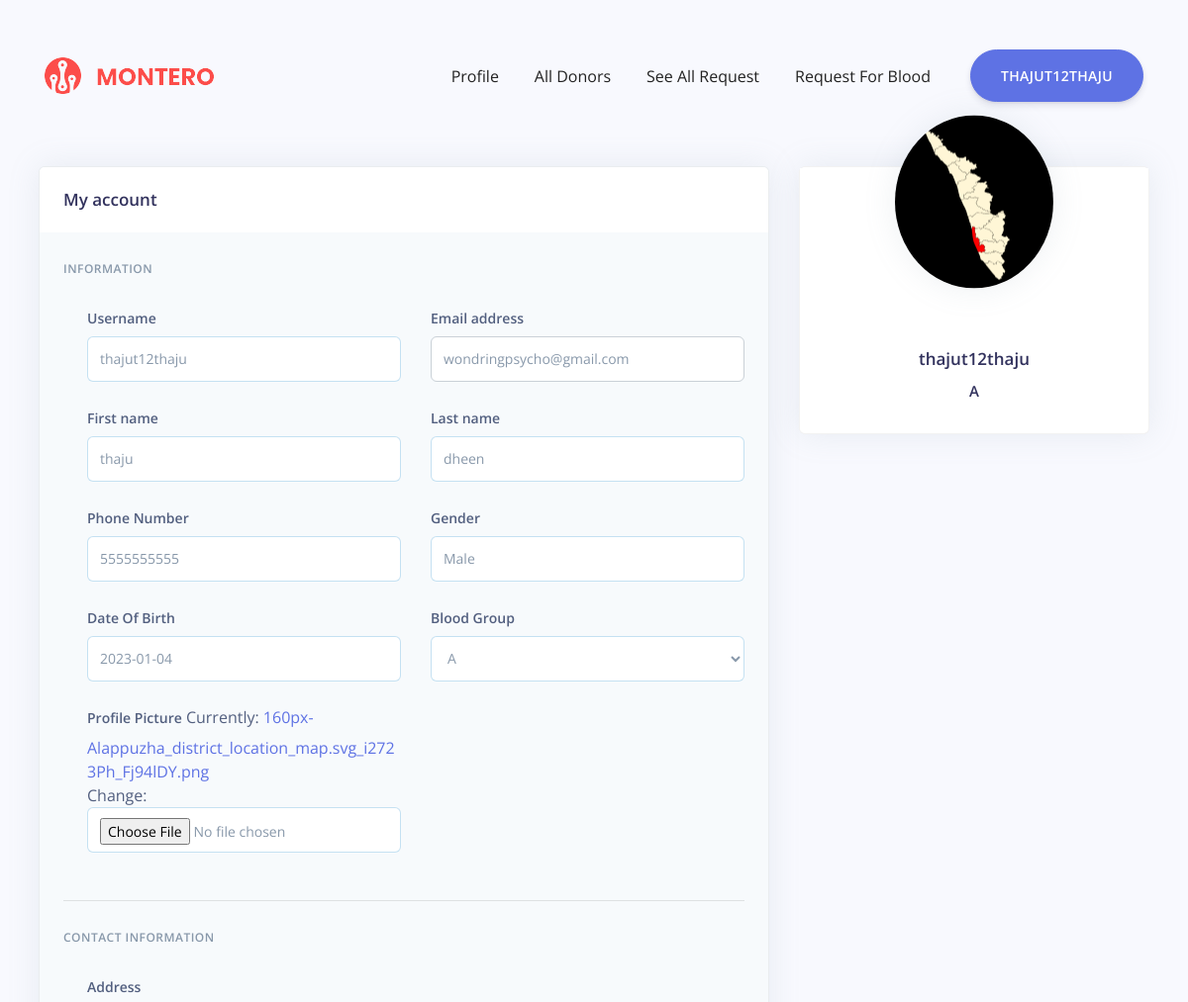
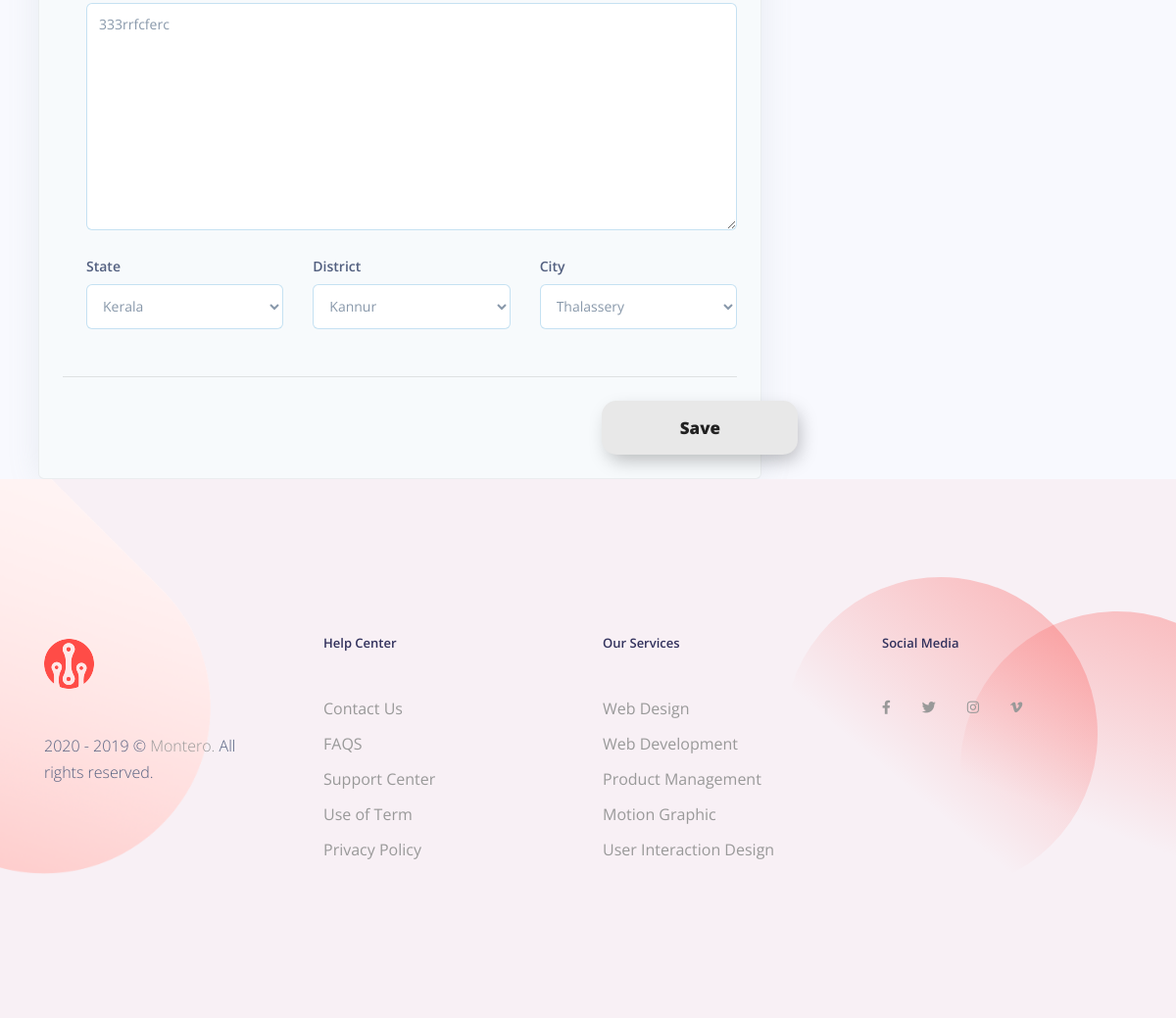
Screenshot of /edit_profile/ (signed in) with the database file from the repository (2 pictures, top to bottom).
### home/models.py (models this page shows, shortened)
class Donor(models.Model):
    donor = models.OneToOneField(User, on_delete=models.CASCADE, blank=True, null=True)
    date_of_birth = models.CharField(max_length=100)
    phone = models.CharField(max_length=10)
    state = models.ForeignKey(State, on_delete=models.SET_NULL, null=True)
    district = models.ForeignKey(District, on_delete=models.SET_NULL, null=True)
    city = models.ForeignKey(City, on_delete=models.SET_NULL, null=True)
    address = models.TextField(max_length=500, default="")
    blood_group = models.ForeignKey(BloodGroup, on_delete=models.CASCADE)
    gender = models.CharField(max_length=10)
    image = models.ImageField(upload_to="")
    ready_to_donate = models.BooleanField(default=True)

class BloodGroup(models.Model):
    name = models.CharField(max_length=5)
    image = models.ImageField(upload_to="")
    def __str__(self):
        return self.name

### home/views.py (the view)
# urls.py: path('edit_profile/', views.edit_profile, name='edit_profile'),
@login_required(login_url = '/login')
def edit_profile(request):
    if request.method == 'POST':
        user_form = UpdateUserForm(request.POST, instance=request.user)
        profile_form = UpdateProfileForm(request.POST, request.FILES, instance=request.user.donor)
        if user_form.is_valid() and profile_form.is_valid():
            user_form.save()
            profile_form.save()
            messages.success(request, 'Your profile is updated successfully')
            return redirect('profile')
    else:
        user_form = UpdateUserForm(instance=request.user)
        profile_form = UpdateProfileForm(instance=request.user.donor)
        donor_profile = Donor.objects.get(donor=request.user)
    return render(request, 'profile-edit.html', {'user_form': user_form, 'profile_form': profile_form,'donor_profile':donor_profile})

### templates/profile-edit.html (shortened to what this page needs)
{% extends 'base.html' %}
{% load static %}
{%block content%}
  {% load widget_tweaks %}
  <body>
    <div class="main-content">
      <div class="header pb-8 pt-5 pt-lg-8 d-flex align-items-center" style="margin-top: 96px;min-height: 600px;  background-size: cover; background-position: center top;">
        <span class="mask bg-gradient-default opacity-8"></span>
      </div>
      <div class="container-fluid mt--7">
        <div class="row">
          <div class="col-xl-4 order-xl-2 mb-5 mb-xl-0">
            <div class="card card-profile shadow">
              <div class="row justify-content-center">
                <div class="col-lg-3 order-lg-2">
                  <div class="card-profile-image">
                    <a href="#">
                      <img src="{{donor_profile.image.url}}" class="rounded-circle">
                    </a>
                  </div>
                </div>
              </div>
              <div class="card-body pt-0 pt-md-4">
                <div class="row">
                  <div class="col">
                    <div class="card-profile-stats d-flex justify-content-center mt-md-5">
                      <div>
                      </div>
                      <div>
                      </div>
                      <div>
                      </div>
                    </div>
                  </div>
                </div>
                <div class="text-center">
                  <h3>
                    {{user}}
                  </h3>
                  <div class="h5 font-weight-300">
                   <h4>{{donor_profile.blood_group}}</h4>
                  </div>
                </div>
              </div>
            </div>
          </div>
          <div class="col-xl-8 order-xl-1">
            <div class="card bg-secondary shadow">
              <div class="card-header bg-white border-0">
                <div class="row align-items-center">
                  <div class="col-8">
                    <h3 class="mb-0">My account</h3>
                  </div>
                  <div class="col-4 text-right">
                  </div>
                </div>
              </div>
              <div class="card-body">
                <form method="post" enctype="multipart/form-data" id="personForm" data-cities-url="{% url 'ajax_load_cities' %}" novalidate>
                  <h6 class="heading-small text-muted mb-4">Information</h6>
                  <div class="pl-lg-4">
                    <div class="row">
                      <div class="col-lg-6">
                        <div class="form-group focused">
                          <label class="form-control-label" for="input-username">Username</label>
                          {% render_field user_form.username class="form-control" placeholder="Username" %}
                                          </div>
                      </div>
                      <div class="col-lg-6">
                        <div class="form-group">
                          <label class="form-control-label" for="input-email">Email address</label>
                          {% render_field user_form.email class="form-control" placeholder="Email" %}
                                            </div>
                      </div>
                    </div>
                    <div class="row">
                      <div class="col-lg-6">
                        <div class="form-group focused">
                          <label class="form-control-label" for="input-first-name">First name</label>
                          {% render_field user_form.first_name class="form-control" placeholder="First Name" %}
                        </div>
                      </div>
                      <div class="col-lg-6">
                        <div class="form-group focused">
                          <label class="form-control-label" for="input-first-name">Last name</label>
                          {% render_field user_form.last_name class="form-control" placeholder="Last Name" %}
                        </div>
                      </div>
                      <div class="col-lg-6">
                        <div class="form-group focused">
                          <label class="form-control-label" for="input-last-name">Phone Number</label>
                          {% render_field profile_form.phone required="required" class="form-control" placeholder="Mobile" %}
                        </div>
                      </div>
                      <div class="col-lg-6">
                          <div class="form-group focused">
                            <label class="form-control-label" for="input-last-name">Gender</label>
                            {% render_field profile_form.gender required="required" class="form-control" placeholder="Profile Picture" %}
                          </div>
                        </div>
                        <div class="col-lg-6">
                          <div class="form-group focused">
                            <label class="form-control-label" for="input-last-name">Date Of Birth</label>
                            {% render_field profile_form.date_of_birth required="required" class="form-control" placeholder="Date of Birth" %}
                          </div>
                        </div>
                        <div class="col-lg-6">
                          <div class="form-group focused">
                            <label class="form-control-label" for="input-last-name">Blood Group</label>
                            {% render_field profile_form.blood_group required="required" class="form-control" placeholder="Blood Group" %}
                          </div>
                        </div>
                        <div class="col-lg-6">
                          <div class="form-group focused">
                            <label class="form-control-label" for="input-last-name">Profile Picture</label>
                            {% render_field profile_form.image required="required" class="form-control" placeholder="Profile Picture" %}
                          </div>
                        </div>
                    </div>
                  </div>
                  <hr class="my-4">
                  <h6 class="heading-small text-muted mb-4">Contact information</h6>
                  <div class="pl-lg-4">
                    <div class="row">
                      <div class="col-md-12">
                        <div class="form-group focused">
                          <label class="form-control-label" for="input-address">Address</label>
                          {% render_field profile_form.address required="required" class="form-control" placeholder="Address" %}
                        </div>
                      </div>
                    </div>
                    <div class="row">
                      <div class="col-lg-4">
                          <div class="form-group focused">
                            <label class="form-control-label" for="input-country">State</label>
                            {% render_field profile_form.state required="required" class="form-control" placeholder="Country" %}
                          </div>
                        </div>
                      <div class="col-lg-4">
                        <div class="form-group focused">
                          <label class="form-control-label" for="input-city">District</label>
                          {% render_field profile_form.district required="required" class="form-control" placeholder="City" %}
                        </div>
                      </div>
                      <div class="col-lg-4">
                          <div class="form-group focused">
                            <label class="form-control-label" for="input-country">City</label>
                            {% render_field profile_form.city required="required" class="form-control" placeholder="Vanue" %}
                          </div>
                        </div>
                    </div>
                  </div>
                  <hr class="my-4">
                  <button type="submit">Save</button>
                </form>
              </div>
            </div>
          </div>
        </div>
      </div>
    </div>
  </body>
{% endblock %}

### templates/base.html (shortened to what this page needs)
<!DOCTYPE html>
{%load static %}
<html lang="en">
<head>
	<link rel="stylesheet" href="https://use.fontawesome.com/releases/v5.8.2/css/all.css">
	<link rel="stylesheet" type="text/css" href="{% static 'css/bootstrap.css' %}">
	<link rel="stylesheet" type="text/css" href="{% static 'css/fancybox.css' %}">
	<link rel="stylesheet" type="text/css" href="{% static 'style.css' %}">
</head>
<body>
	<div class="pageWrapper">
		<header class="pageHeader">
			<div class="container position-relative">
				<div class="row align-items-center">
					<div class="col-6 col-sm-4 col-lg-3">
						<div class="logo">
							<a href="/">
								<img src="{% static 'images/logo.png' %}" alt="Montero" class="img-fluid">
							</a>
						</div>
					</div>
					<div class="col-6 col-sm-8 col-lg-9 position-static">
						<div class="mainNavHolder d-flex flex-wrap align-items-center justify-content-end">
                            {% if request.user.is_authenticated %}
							<div class="btnHolder d-sm-block order-lg-2 ml-n5 ml-sm-0 ml-lg-8">
								<a href="/" class="btn btn-primary text-uppercase rounded-pill fwSemibold" >
									{{request.user.username}}
								</a>
							</div>
                            {% else %}
                            <div class="btnHolder d-sm-block order-lg-2 ml-n5 ml-sm-0 ml-lg-8">
								<a href="/become_donor/" class="btn btn-primary text-uppercase rounded-pill fwSemibold" >
									Become A Donor <span class="fas fa-arrow-right ml-1 ml-sm-2"></span>
								</a>
							</div>
                            {% endif %}
							<nav class="navbar navbar-expand-lg navbar-light p-0 position-static">
								<div class="collapse navbar-collapse mainNavCollapse text-capitalize" id="pageMainNavCollapse">
                                    {% if request.user.is_authenticated %}
									<ul class="navbar-nav">
										<li class="nav-item">
											<a class="nav-link smooth"  href="/profile/">Profile <span class="sr-only">(current)</span></a>
										</li>
                                        <li class="nav-item">
											<a class="nav-link smooth"  href="{% url  'allcountry' %}">All Donors <span class="sr-only">(current)</span></a>
										</li>
										<li class="nav-item">
											<a class="nav-link smooth"  href="/see_all_request/">See All Request</a>
										</li>
                                        <li class="nav-item">
											<a class="nav-link smooth" href="/request_blood/">Request For Blood</a>
										</li>
									</ul>
                                    {% endif %}
								</div>
							</nav>
						</div>
					</div>
				</div>
			</div>
		</header>
		<main>
        {% block content %}
        {% endblock %}
    </main>
<footer class="pageFooter position-relative d-flex">
    <div class="alignCenter w-100 align-items-center d-flex">
        <div class="container pt-14 pb-7 pb-lg-9">
            <div class="row">
                <div class="col-12 col-sm-6 col-md-3">
                    <div class="txtWrap pt-1 pr-lg-5 pr-xl-10 mb-6">
                        <div class="fLogo mb-6 mb-lg-9">
                            <a href="home.html">
                                <img src="{% static 'images/logo2.png' %}" alt="Montero" class="img-fluid">
                            </a>
                        </div>
                        <p>2020 - 2019 © <a href="home.html">Montero.</a> All rights reserved.</p>
                    </div>
                </div>
                <div class="col-12 col-sm-6 col-md-3">
                    <h6 class="h5 text-capitalize mb-5 mb-sm-7 mb-lg-9">help center</h6>
                    <ul class="fLink list-unstyled mb-6">
                        <li><a href="javascript:void(0);">Contact Us</a></li>
                        <li><a href="javascript:void(0);">FAQS</a></li>
                        <li><a href="javascript:void(0);">Support Center</a></li>
                        <li><a href="javascript:void(0);">Use of Term </a></li>
                        <li><a href="javascript:void(0);">Privacy Policy</a></li>
                    </ul>
                </div>
                <div class="col-12 col-sm-6 col-md-3">
                    <h6 class="h5 text-capitalize mb-5 mb-sm-7 mb-lg-9">our services</h6>
                    <ul class="fLink list-unstyled mb-6">
                        <li><a href="javascript:void(0);">Web Design</a></li>
                        <li><a href="javascript:void(0);">Web Development</a></li>
                        <li><a href="javascript:void(0);">Product Management</a></li>
                        <li><a href="javascript:void(0);">Motion Graphic</a></li>
                        <li><a href="javascript:void(0);">User Interaction Design</a></li>
                    </ul>
                </div>
                <div class="col-12 col-sm-6 col-md-3">
                    <h6 class="h5 text-capitalize mb-5 mb-sm-7 mb-lg-9">social media</h6>
                    <ul class="socialNetworks d-flex flex-wrap list-unstyled">
                        <li><a href="javascript:void(0);" class="fab fa-facebook-f"></a></li>
                        <li><a href="javascript:void(0);" class="fab fa-twitter"></a></li>
                        <li><a href="javascript:void(0);" class="fab fa-instagram"></a></li>
                        <li><a href="javascript:void(0);" class="fab fa-vimeo-v"></a></li>
                    </ul>
                </div>
            </div>
        </div>
    <span class="circleGradient d-sm-block overflow-hidden rounded-circle position-absolute" data-circle="circleI"></span>
    <span class="circleGradient d-sm-block overflow-hidden rounded-circle position-absolute" data-circle="circleII"></span>
    <span class="ovelGradient d-block position-absolute">
        <img src="{% static 'images/ovel2.png' %}" class="img-fluid" alt="Graident image">
    </span>
</footer>
</div>
</body>
</html>

### rows the page displays
Donor: image (picture), blood_group "A", phone "5555555555", gender "Male", date_of_birth "2023-01-04", address "333rrfcferc", state "Kerala", district "Kannur", city "Thalassery"

### other values shown
{{ request.user.username }} "THAJUT12THAJU"
{{ user }} "thajut12thaju"
